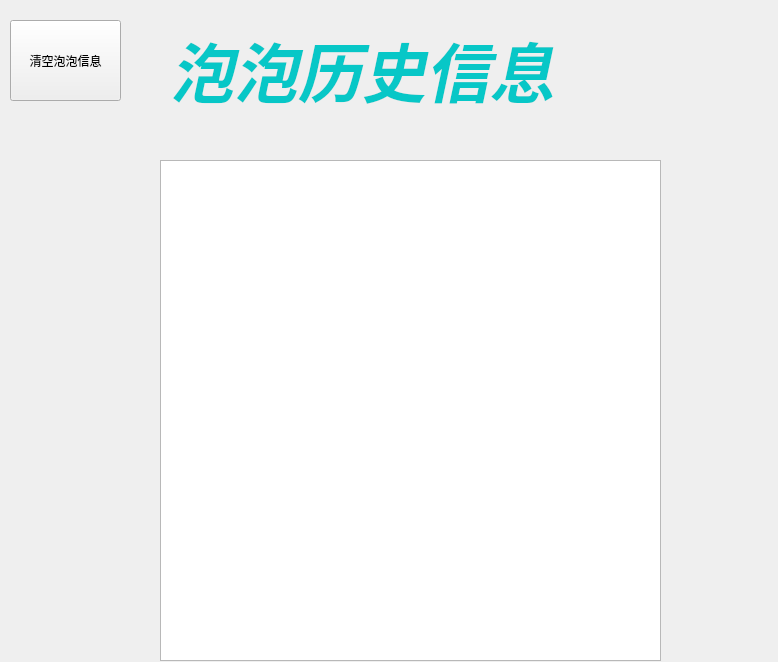
<?xml version="1.0" encoding="UTF-8"?>
<ui version="4.0">
 <class>info</class>
 <widget class="QWidget" name="info">
  <property name="geometry">
   <rect>
    <x>0</x>
    <y>0</y>
    <width>778</width>
    <height>662</height>
   </rect>
  </property>
  <property name="windowTitle">
   <string>Form</string>
  </property>
  <widget class="QLabel" name="label">
   <property name="geometry">
    <rect>
     <x>170</x>
     <y>10</y>
     <width>441</width>
     <height>121</height>
    </rect>
   </property>
   <property name="text">
    <string>&lt;html&gt;&lt;head/&gt;&lt;body&gt;&lt;p&gt;&lt;span style=&quot; font-size:48pt; font-weight:600; font-style:italic; color:#07c7c7;&quot;&gt;泡泡历史信息&lt;/span&gt;&lt;/p&gt;&lt;/body&gt;&lt;/html&gt;</string>
   </property>
  </widget>
  <widget class="QTextEdit" name="textEdit">
   <property name="geometry">
    <rect>
     <x>160</x>
     <y>160</y>
     <width>501</width>
     <height>501</height>
    </rect>
   </property>
  </widget>
  <widget class="QPushButton" name="info_clear">
   <property name="geometry">
    <rect>
     <x>10</x>
     <y>20</y>
     <width>111</width>
     <height>81</height>
    </rect>
   </property>
   <property name="text">
    <string>清空泡泡信息</string>
   </property>
  </widget>
 </widget>
 <resources/>
 <connections/>
</ui>
